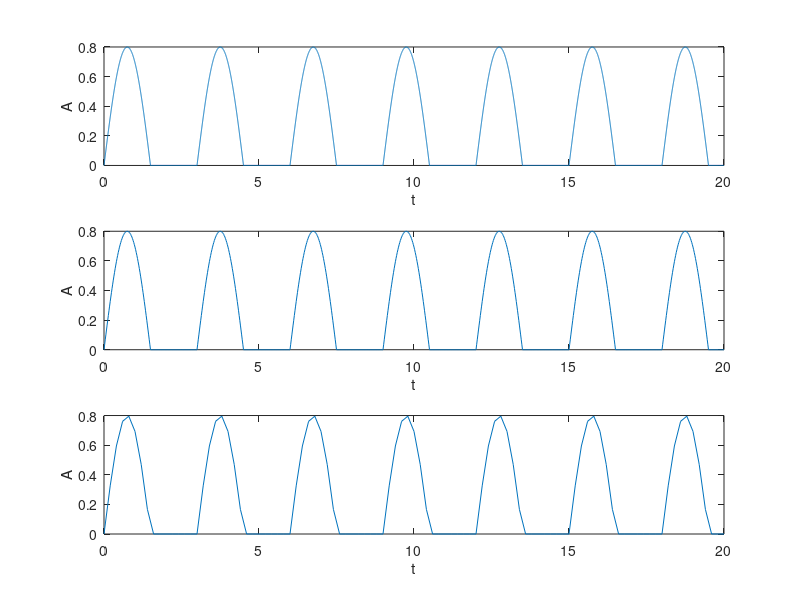

Write MATLAB code to recreate this figure.
T = 20;
T0 = 3;
F0 = 1 / T0;

%rezolutiile temporale
t1 = 0:0.002:T;
t2 = 0:0.02:T;
t3 = 0:0.2:T;

% generarea semnalelor
y1 = 0.8 * sin(2 * pi * F0 * t1);
y2 = 0.8 * sin(2 * pi * F0 * t2);
y3 = 0.8 * sin(2 * pi * F0 * t3);

% redresare semnale
for i = 1:1:length(y1)
    if y1(i) < 0
    y1(i) = 0;     
    end
end  
for i = 1:1:length(y2)
    if y2(i) < 0   
    y2(i) = 0;       
    end
end  
for i = 1:1:length(y3)
    if y3(i) < 0   
    y3(i) = 0;    
    end
end  

% afisarea semnalelor
figure(1);
    subplot(3,1,1);
        plot(t1,y1),ylabel('A'),xlabel('t');
    subplot(3,1,2);
        plot(t2,y2),ylabel('A'),xlabel('t');
    subplot(3,1,3);
        plot(t3,y3),ylabel('A'),xlabel('t');
